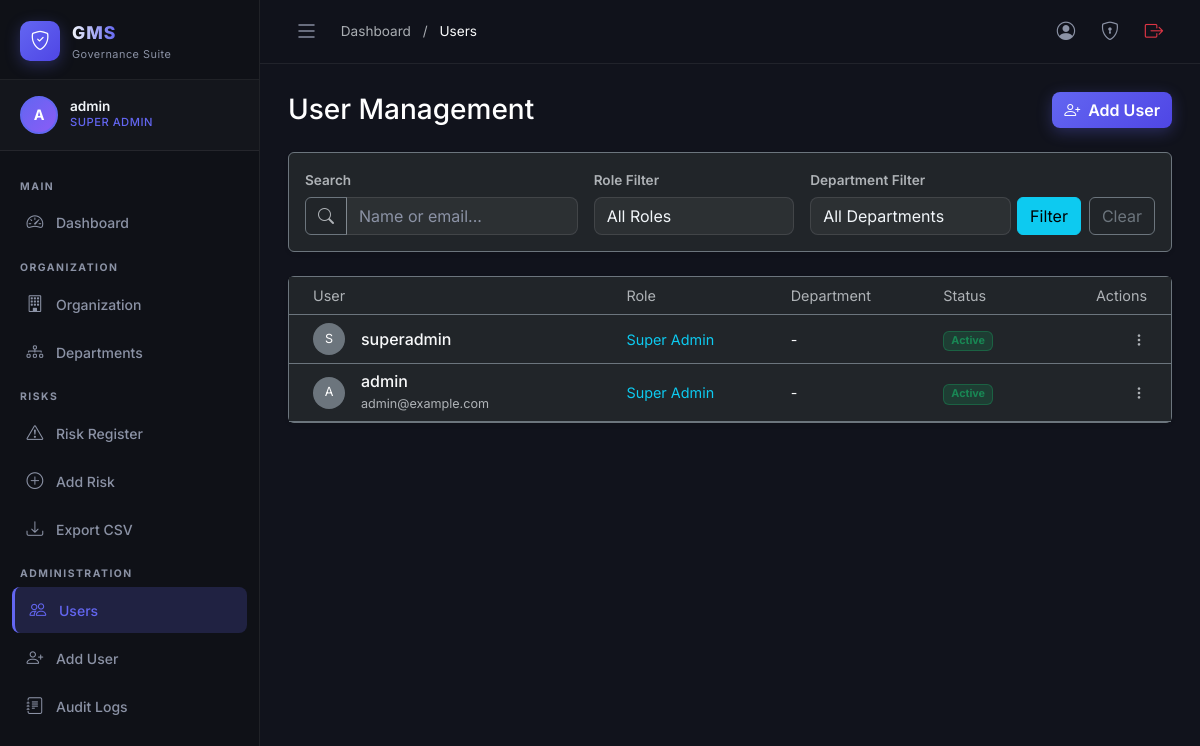
Screenshot of /accounts/users/ (signed in) with the database file from the repository.
### accounts/models.py (models this page shows, shortened)
class User(AbstractUser):
    role = models.CharField(
        max_length=20,
        choices=Role.choices,
        default=Role.USER,
    )
    department = models.ForeignKey(
        'organization.Department',
        on_delete=models.SET_NULL,
        null=True,
        blank=True,
        related_name='members',
    )
    profile_image = models.ImageField(
        upload_to='profiles/',
        blank=True,
        null=True,
    )
    phone = models.CharField(max_length=20, blank=True)
    bio = models.TextField(blank=True)
    is_active = models.BooleanField(default=True)
    @property
    def is_super_admin(self):
        return self.role == Role.SUPER_ADMIN
    @property
    def can_manage_risks(self):
        return self.role in [Role.SUPER_ADMIN, Role.ADMIN, Role.DEPT_HEAD, Role.RISK_OFFICER]
    @property
    def can_manage_org(self):
        return self.role in [Role.SUPER_ADMIN, Role.ADMIN]

### accounts/views.py (the view)
# urls.py: path('users/', views.UserListView.as_view(), name='user_list'),
class UserListView(AdminRequiredMixin, ListView):
    model = User
    template_name = 'accounts/user_list.html'
    context_object_name = 'users'
    paginate_by = 20
    def get_queryset(self):
        qs = User.objects.select_related('department').order_by('-date_joined')
        role = self.request.GET.get('role', '')
        dept = self.request.GET.get('department', '')
        search = self.request.GET.get('search', '')
        if role:
            qs = qs.filter(role=role)
        if dept:
            qs = qs.filter(department_id=dept)
        if search:
            qs = qs.filter(username__icontains=search) | qs.filter(email__icontains=search)
        return qs
    def get_context_data(self, **kwargs):
        ctx = super().get_context_data(**kwargs)
        from organization.models import Department
        ctx['roles'] = Role.choices
        ctx['departments'] = Department.objects.all()
        ctx['role_filter'] = self.request.GET.get('role', '')
        ctx['dept_filter'] = self.request.GET.get('department', '')
        ctx['search'] = self.request.GET.get('search', '')
        return ctx

### accounts/mixins.py (called while the page is built)
    def dispatch(self, request, *args, **kwargs):
        if not request.user.is_authenticated:
            return self.handle_no_permission()
        if not request.user.can_manage_org:
            raise PermissionDenied
        return super().dispatch(request, *args, **kwargs)

### templates/accounts/user_list.html (shortened to what this page needs)
{% extends 'base.html' %}
{% load crispy_forms_tags %}
{% block breadcrumb %}
<a href="{% url 'dashboard:index' %}" class="text-muted text-decoration-none">Dashboard</a>
<span class="text-muted mx-2">/</span>
<span class="text-light">Users</span>
{% endblock %}
{% block content %}
<div class="row mb-4">
    <div class="col-12 d-flex justify-content-between align-items-center">
        <h2 class="h3 mb-0 text-white">User Management</h2>
        <a href="{% url 'accounts:user_create' %}" class="btn btn-primary">
            <i class="bi bi-person-plus me-1"></i> Add User
        </a>
    </div>
</div>
<div class="card bg-dark border-secondary shadow-sm mb-4">
    <div class="card-body">
        <form method="get" class="row g-3 align-items-end">
            <div class="col-md-4">
                <label for="search" class="form-label text-muted small">Search</label>
                <div class="input-group">
                    <span class="input-group-text bg-transparent border-secondary text-muted"><i class="bi bi-search"></i></span>
                    <input type="text" class="form-control" id="search" name="search" value="{{ search }}" placeholder="Name or email...">
                </div>
            </div>
            <div class="col-md-3">
                <label for="role" class="form-label text-muted small">Role Filter</label>
                <select class="form-select" id="role" name="role">
                    <option value="">All Roles</option>
                </select>
            </div>
            <div class="col-md-3">
                <label for="department" class="form-label text-muted small">Department Filter</label>
                <select class="form-select" id="department" name="department">
                    <option value="">All Departments</option>
                </select>
            </div>
            <div class="col-md-2 d-grid gap-2 d-md-flex justify-content-md-end">
                <button type="submit" class="btn btn-info w-100">Filter</button>
                <a href="{% url 'accounts:user_list' %}" class="btn btn-outline-secondary">Clear</a>
            </div>
        </form>
    </div>
</div>
<div class="card bg-dark border-secondary shadow-sm">
    <div class="card-body p-0">
        <div class="table-responsive">
            <table class="table table-dark table-hover mb-0">
                <thead>
                    <tr>
                        <th class="border-secondary text-muted fw-normal ps-4">User</th>
                        <th class="border-secondary text-muted fw-normal">Role</th>
                        <th class="border-secondary text-muted fw-normal">Department</th>
                        <th class="border-secondary text-muted fw-normal">Status</th>
                        <th class="border-secondary text-muted fw-normal text-end pe-4">Actions</th>
                    </tr>
                </thead>
                <tbody>
                    {% for u in users %}
                    <tr>
                        <td class="border-secondary align-middle ps-4">
                            <div class="d-flex align-items-center">
                                {% if u.profile_image %}
                                <img src="{{ u.profile_image.url }}" class="rounded-circle me-3" width="32" height="32" style="object-fit: cover;">
                                {% else %}
                                <div class="rounded-circle bg-secondary d-flex justify-content-center align-items-center me-3" style="width: 32px; height: 32px;">
                                    <span class="text-white small">{{ u.username|first|upper }}</span>
                                </div>
                                {% endif %}
                                <div>
                                    <h6 class="mb-0 text-light">{{ u.get_full_name|default:u.username }}</h6>
                                    <small class="text-muted">{{ u.email }}</small>
                                </div>
                            </div>
                        </td>
                        <td class="border-secondary align-middle text-info">{{ u.get_role_display }}</td>
                        <td class="border-secondary align-middle text-light">{{ u.department.name|default:"-" }}</td>
                        <td class="border-secondary align-middle">
                            {% if u.is_active %}
                            <span class="badge bg-success bg-opacity-25 text-success border border-success border-opacity-50">Active</span>
                            {% else %}
                            <span class="badge bg-danger bg-opacity-25 text-danger border border-danger border-opacity-50">Inactive</span>
                            {% endif %}
                        </td>
                        <td class="border-secondary align-middle text-end pe-4">
                            <div class="dropdown">
                                <button class="btn btn-sm btn-link text-muted p-0" type="button" data-bs-toggle="dropdown">
                                    <i class="bi bi-three-dots-vertical"></i>
                                </button>
                            </div>
                        </td>
                    </tr>
                    {% endfor %}
                </tbody>
            </table>
        </div>
    </div>
</div>
{% endblock %}

### templates/base.html (shortened to what this page needs)
{% load static %}
<!DOCTYPE html>
<html lang="en" data-bs-theme="dark">
<head>
  <link href="https://cdn.jsdelivr.net/npm/bootstrap@5.3.3/dist/css/bootstrap.min.css" rel="stylesheet" />
  <link href="https://cdn.jsdelivr.net/npm/bootstrap-icons@1.11.3/font/bootstrap-icons.css" rel="stylesheet" />
  <link href="{% static 'css/gms.css' %}" rel="stylesheet" />
</head>
<body>
{% if user.is_authenticated %}
<div class="sidebar" id="sidebar">
  <div class="sidebar-brand">
    <div class="sidebar-brand-icon">
      <i class="bi bi-shield-check"></i>
    </div>
    <div class="sidebar-brand-text">
      <span class="brand-title">GMS</span>
      <span class="brand-subtitle">Governance Suite</span>
    </div>
  </div>
  <div class="sidebar-user-card">
    <div class="sidebar-avatar">
      {% if user.profile_image %}
        <img src="{{ user.profile_image.url }}" alt="avatar" />
      {% else %}
        <span>{{ user.username|first|upper }}</span>
      {% endif %}
    </div>
    <div class="sidebar-user-info">
      <div class="sidebar-user-name">{{ user.get_full_name|default:user.username }}</div>
      <div class="sidebar-user-role">{{ user.get_role_display }}</div>
    </div>
  </div>
  <nav class="sidebar-nav">
    <div class="nav-section-label">Main</div>
    <a href="{% url 'dashboard:index' %}" class="nav-item {% if request.resolver_match.namespace == 'dashboard' %}active{% endif %}">
      <i class="bi bi-speedometer2"></i><span>Dashboard</span>
    </a>
    <div class="nav-section-label">Organization</div>
    <a href="{% url 'organization:org_detail' %}" class="nav-item {% if request.resolver_match.namespace == 'organization' and 'dept' not in request.resolver_match.url_name %}active{% endif %}">
      <i class="bi bi-building"></i><span>Organization</span>
    </a>
    <a href="{% url 'organization:dept_list' %}" class="nav-item {% if 'dept' in request.resolver_match.url_name|default:'' %}active{% endif %}">
      <i class="bi bi-diagram-3"></i><span>Departments</span>
    </a>
    <div class="nav-section-label">Risks</div>
    <a href="{% url 'risks:risk_list' %}" class="nav-item {% if request.resolver_match.namespace == 'risks' and 'create' not in request.resolver_match.url_name|default:'' %}active{% endif %}">
      <i class="bi bi-exclamation-triangle"></i><span>Risk Register</span>
    </a>
    {% if user.can_manage_risks %}
    <a href="{% url 'risks:risk_create' %}" class="nav-item {% if 'create' in request.resolver_match.url_name|default:'' and request.resolver_match.namespace == 'risks' %}active{% endif %}">
      <i class="bi bi-plus-circle"></i><span>Add Risk</span>
    </a>
    {% endif %}
    {% if user.can_manage_risks %}
    <a href="{% url 'risks:risk_export_csv' %}" class="nav-item">
      <i class="bi bi-download"></i><span>Export CSV</span>
    </a>
    {% endif %}
    {% if user.can_manage_org %}
    <div class="nav-section-label">Administration</div>
    <a href="{% url 'accounts:user_list' %}" class="nav-item {% if request.resolver_match.namespace == 'accounts' and 'profile' not in request.resolver_match.url_name|default:'' %}active{% endif %}">
      <i class="bi bi-people"></i><span>Users</span>
    </a>
    <a href="{% url 'accounts:user_create' %}" class="nav-item">
      <i class="bi bi-person-plus"></i><span>Add User</span>
    </a>
    <a href="{% url 'audit:audit_log_list' %}" class="nav-item {% if request.resolver_match.namespace == 'audit' %}active{% endif %}">
      <i class="bi bi-journal-text"></i><span>Audit Logs</span>
    </a>
    {% endif %}
  </nav>
</div>
<div class="main-wrapper" id="mainWrapper">
  <div class="topbar">
    <button class="btn topbar-toggle-btn" onclick="toggleSidebar()">
      <i class="bi bi-list fs-4"></i>
    </button>
    <div class="topbar-breadcrumb">
      {% block breadcrumb %}{% endblock %}
    </div>
    <div class="topbar-actions">
      <a href="{% url 'accounts:profile' %}" class="topbar-action-btn" title="Profile">
        <i class="bi bi-person-circle"></i>
      </a>
      <a href="{% url 'accounts:password_change' %}" class="topbar-action-btn" title="Change Password">
        <i class="bi bi-shield-lock"></i>
      </a>
      <a href="{% url 'accounts:logout' %}" class="topbar-action-btn text-danger" title="Logout">
        <i class="bi bi-box-arrow-right"></i>
      </a>
    </div>
  </div>
  <div class="page-content">
    {% block content %}{% endblock %}
  </div>
</div>
{% else %}
{% block auth_content %}{% endblock %}
{% endif %}
</body>
</html>

### rows the page displays
User: username|first "A", get_full_name "admin", role "SUPER ADMIN", email "admin@example.com", role "Super Admin", department.name "-", is_active "Active"
User: username|first "S", get_full_name "superadmin", role "Super Admin", department.name "-", is_active "Active"
